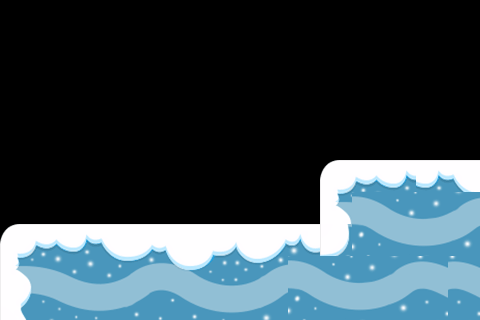

Below is a game level as drawn by its tile map, then a one-line description and the .tmx file that defines it, in full:
An orthogonal 15x10 tile map with 32x32 px tiles, 1 tile layer (Tile Layer 1).

<map version="1.0" orientation="orthogonal" renderorder="right-down" width="15" height="10" tilewidth="32" tileheight="32" nextobjectid="1">
 <tileset firstgid="1" name="ice_tiles" tilewidth="32" tileheight="32" tilecount="96" columns="12">
  <image source="ice_tiles.png" width="384" height="256" />
 </tileset>
 <layer name="Tile Layer 1" width="15" height="10">
  <data encoding="csv">
0,0,0,0,0,0,0,0,0,0,0,0,0,0,0,
0,0,0,0,0,0,0,0,0,0,0,0,0,0,0,
0,0,0,0,0,0,0,0,0,0,0,0,0,0,0,
0,0,0,0,0,0,0,0,0,0,0,0,0,0,0,
0,0,0,0,0,0,0,0,0,0,0,0,0,0,0,
0,0,0,0,0,0,0,0,0,0,1,2,3,3,4,
0,0,0,0,0,0,0,0,0,0,13,42,43,44,45,
1,2,3,4,5,6,7,8,9,10,49,54,55,56,57,
13,14,15,16,17,18,19,20,21,42,43,44,45,46,46,
25,26,27,28,29,30,31,32,33,54,55,56,57,58,58
</data>
 </layer>
</map>